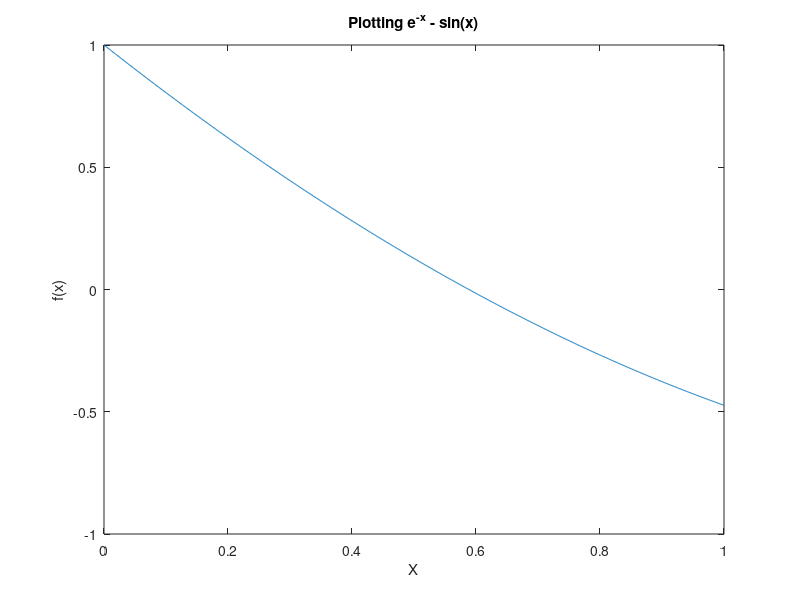

This chart was generated by the following MATLAB code:
%% |*Aditi Joshi*|
% |*200121022*|
% 
% |*MA311M Scientific Computing*|
%% |_*Fixed Point Method, Bisection Method, Newton Raphson Method*_|
%% Problem 1
% Write a MATLAB program implementing the Bisection method and Newton-Raphson 
% method (NRM) to compute the smallest positive root of the equation $f(x) = 0$, 
% where $f(x) = e ^ {-x} - sin x.$
%% 
% * Use the Bisection method to compute the approximate root of $f(x) = 0$ correct 
% to five decimal places. Note the number of iterations is needed to achieve this 
% accuracy.
% * Print the approximate solutions. 
%% Plotting the function

x = 0:0.001:1 ;
y = exp(-x) - sin(x) ;

plot(x, y)
title('Plotting e^{-x} - sin(x)')
xlabel('X')
ylabel('f(x)')
%% Bisection Method

f = @(x) 1/(3*x - 1); %defining the function

num_iter = 0;
a = 0;
b = 1;
tol = 0.001;
c = (a + b)/2; % initializing midpoint

fprintf("\nIteration\tBisection Method\t\n");
fprintf('\n%d\t\t\t\t%5d\n', num_iter, c);

while abs(b-a)>tol
    if f(a)*f(c) < 0
        b = c;
    else
        a = c;
    end
    num_iter = num_iter + 1;
    c = (a + b)/2;
    fprintf('\n%d\t\t\t\t%5d\n', num_iter, c);
end

fprintf('Number of Iterations for Bisection Method are %d.\n', num_iter);
%% Newton Raphson Method

f_prime = @(x) -exp(-x) - cos(x);

a = 0;
b = 1;
iter = 0;
max_iter = 1000000;
tol = 0.00001;
x0 = 0.6;
x1 = x0 - (f(x0)/f_prime(x0));

fprintf("Newton Raphson Method\nIteration\tNewton-Raphson Method\t\n")

while abs(x1 - x0) > tol
    if iter < max_iter
        x0 = x1;
        x1 = x0 - (f(x0)/f_prime(x0));
        iter = iter + 1;
    end
    fprintf('\n%d\t\t\t%5d\n', iter, x1)
end

fprintf("Number of Iterations for Newton Raphson Method are %d.\n", iter)
%% Problem 2
% Write a program which uses *fixed-point iteration* to find the zero of the 
% function $f(x) = x^2 - x - 2$ in the interval $[0, 7]$. 
% 
% Take the iteration function $g(x) = \surd  (x + 2)$ and the starting point 
% $x_0 = 0$. 
% 
% Terminate the programme when the following error tests are satisfied $\frac{|x_n 
% - x_{n-1}|} {|x_n|} < tol$ or $|f(x)| < tol$,
%% Plotting the Function
% 
% X = 0:0.01:7;
% Y = X.^2 - X - 2;
% 
% plot(X, Y)
% title('Plotting x^{2} - x - 2')
% xlabel('X')
% ylabel('f(x)')
%% Fixed Point Method
% $x_{n+1} = g(x_{n})$

f2 = @(x) x*x - x - 2;
g = @(x) sqrt(x+2); %defining the function

x0 = 0;
tol = 0.001;
x1 = g(x0);
iter = 0;
err = abs(2-x1);
fprintf("Fixed Point Iteration Method\nIteration\t\tx_n\t\tf(x_n)\t\t\tError\n")
fprintf("x%d\t\t%5d\t%5d\t%5d\n", iter+1, x1, f2(x1), err);

while abs(x1-x0)/x1 > tol
    x0 = x1;
    x1 = g(x0);
    err = abs(2 - x1);
    iter = iter + 1;    
    fprintf("x%d\t\t%5d\t%5d\t%5d\n", iter+1, x1, f2(x1), err);
end

fprintf("\n")